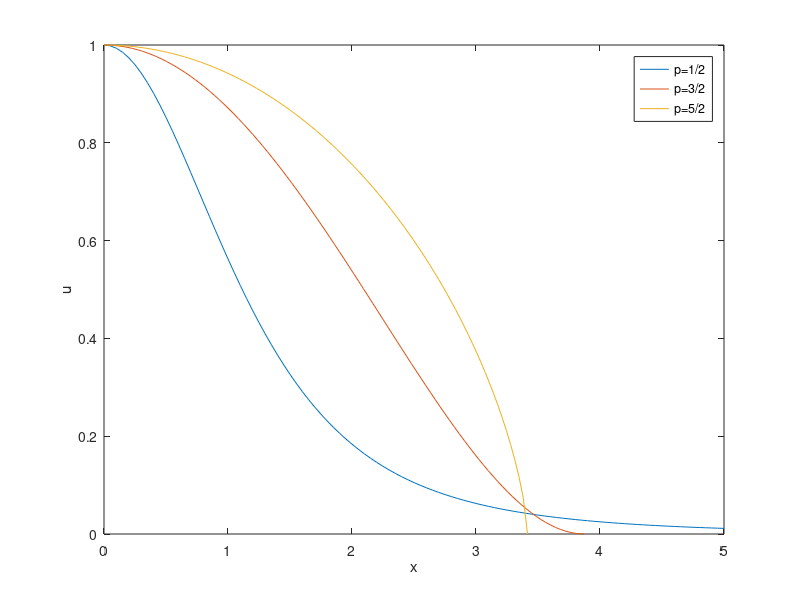

Write MATLAB code to recreate this figure.
pa=[0.5 1.5 2.5]
for i=1:3
p=pa(i)
b=1.0
t = 1.0
z=5.0
if p>1
 z = sqrt(2*p*(p+1)/(p-1)*b)*t^(1/(p+1))
end

x(i,:)=[0:z/100.0:z]
u(i,:) = t^(-1/(p+1)).*(b - (p-1)*(x(i,:)/(t.^(1/(p+1)))).^2 / (2*p*(p+1))).^(1/(p-1))
end
plot(x',u')
xlabel('x')
ylabel('u')
legend('p=1/2','p=3/2','p=5/2')